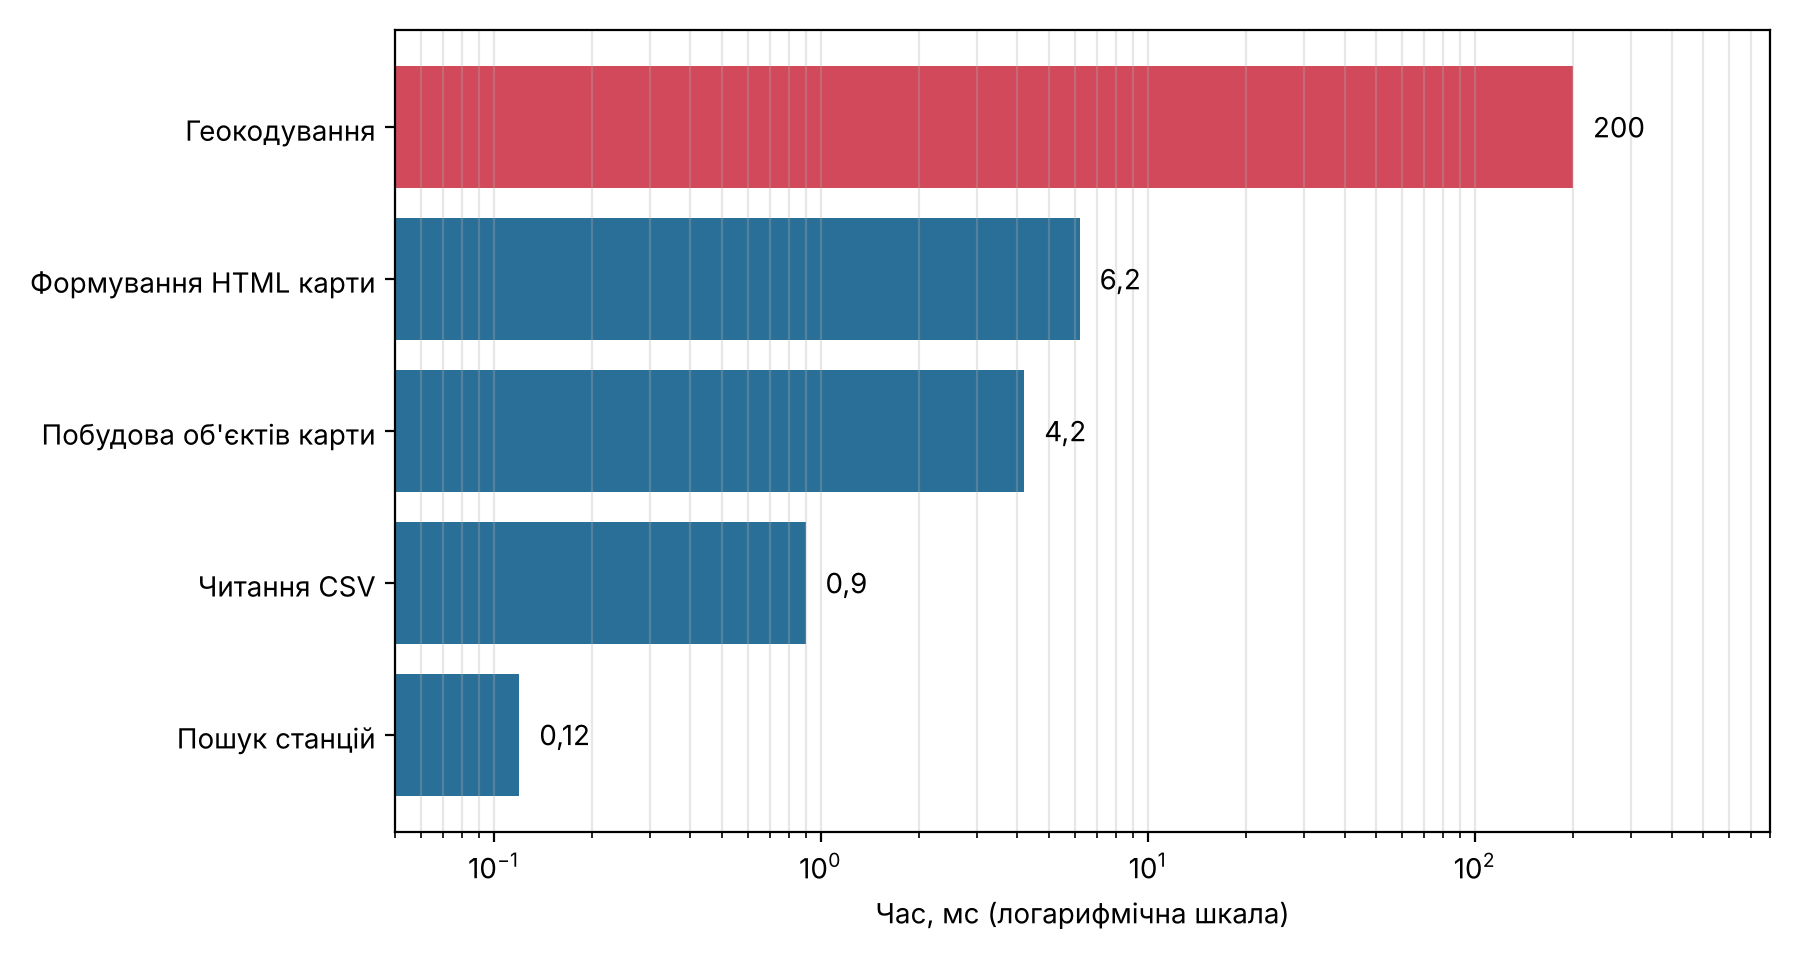

Write Python code to recreate this figure.
# Рисунок 2.6: складові часу обробки одного запиту в базовій версії (n = 85), мс.
import matplotlib.pyplot as plt

parts = ["Геокодування", "Формування HTML карти", "Побудова об'єктів карти", "Читання CSV", "Пошук станцій"]
ms = [200, 6.2, 4.2, 0.9, 0.12]                  # геокодування: медіана 0,20 с = 200 мс

fig, ax = plt.subplots(figsize=(9, 4.8))
y = range(len(parts))
ax.barh(list(y), ms, color=["#d1495b", "#2a6f97", "#2a6f97", "#2a6f97", "#2a6f97"])
ax.set_yticks(list(y))
ax.set_yticklabels(parts)
ax.invert_yaxis()
ax.set_xscale("log")
ax.set_xlabel("Час, мс (логарифмічна шкала)")
for i, v in enumerate(ms):
    ax.text(v * 1.15, i, f"{v:g}".replace(".", ","), va="center", fontsize=10)
ax.set_xlim(0.05, 800)
ax.grid(axis="x", which="both", alpha=0.3)
plt.tight_layout()
plt.savefig("rysunok_2_6.png", dpi=200)
print("Збережено rysunok_2_6.png")
